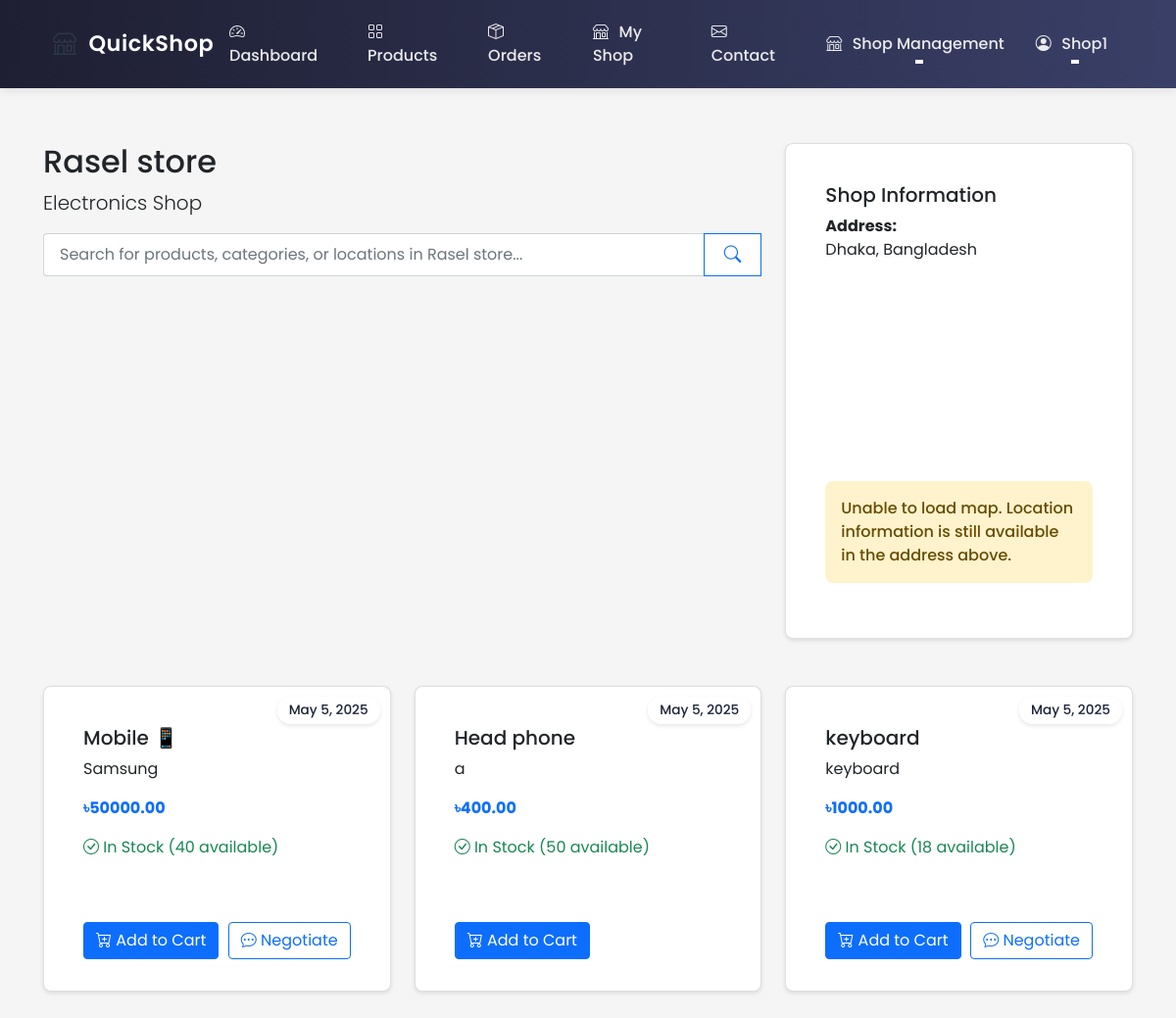
The page /shop/2 (signed in) on the database its author committed.
### ecommerce/models/user.py (models this page shows, shortened)
class User(UserMixin, db.Model):
    id = db.Column(db.Integer, primary_key=True)
    username = db.Column(db.String(80), unique=True, nullable=False)
    email = db.Column(db.String(120), unique=True, nullable=False)
    password_hash = db.Column(db.String(128))
    role = db.Column(db.String(20), nullable=False, default='user')  # user, shop_owner, delivery, admin
    location_lat = db.Column(db.Float)
    location_lng = db.Column(db.Float)
    address = db.Column(db.String(200))
    created_at = db.Column(db.DateTime, default=datetime.utcnow)
    updated_at = db.Column(db.DateTime, default=datetime.utcnow, onupdate=datetime.utcnow)
    is_active = db.Column(db.Boolean, default=True)
    orders = db.relationship('Order', lazy=True, foreign_keys='Order.customer_id')
    shop = db.relationship('Shop', backref='owner', lazy=True, uselist=False)
    deliveries = db.relationship('Order', backref='assigned_delivery_person', lazy=True,
                               foreign_keys='Order.delivery_person_id')

### ecommerce/models/shop.py (models this page shows, shortened)
class Shop(db.Model):
    id = db.Column(db.Integer, primary_key=True)
    name = db.Column(db.String(100), nullable=False)
    description = db.Column(db.Text)
    about = db.Column(db.Text)  # New field for shop-specific About content
    owner_id = db.Column(db.Integer, db.ForeignKey('user.id'), nullable=False)
    location_lat = db.Column(db.Float, nullable=False)
    location_lng = db.Column(db.Float, nullable=False)
    address = db.Column(db.String(200), nullable=False)
    phone = db.Column(db.String(20))
    email = db.Column(db.String(120))
    website = db.Column(db.String(200))
    business_hours = db.Column(db.Text)  # Stored as JSON string
    created_at = db.Column(db.DateTime, default=datetime.utcnow)
    is_active = db.Column(db.Boolean, default=True)
    products = db.relationship('Product', backref='shop', lazy=True)
    orders = db.relationship('Order', backref='shop', lazy=True)

class Product(db.Model):
    id = db.Column(db.Integer, primary_key=True)
    name = db.Column(db.String(100), nullable=False)
    description = db.Column(db.Text)
    price = db.Column(db.Float, nullable=False)
    stock = db.Column(db.Integer, nullable=False, default=0)
    shop_id = db.Column(db.Integer, db.ForeignKey('shop.id'), nullable=False)
    image_url = db.Column(db.String(255))
    category = db.Column(db.String(50))  # Add category field
    created_at = db.Column(db.DateTime, default=datetime.utcnow)
    min_price = db.Column(db.Float)  # Minimum acceptable price
    max_discount_percentage = db.Column(db.Float, default=20.0)  # Maximum allowed discount
    continue_iteration = db.Column(db.Boolean, default=False)  # Whether to continue negotiation after max discount
    def is_negotiable(self):
        return self.min_price is not None and self.min_price < self.price

### ecommerce/routes/shop.py (the view)
@shop_bp.route('/<int:shop_id>')
def view(shop_id):
    shop = Shop.query.get_or_404(shop_id)
    return render_template('shop/view.html', shop=shop)

### ecommerce/templates/shop/view.html (shortened to what this page needs)
{% extends "base.html" %}
{% block content %}
<div class="container mt-4">
    <div class="row mb-4">
        <div class="col-md-8">
            <h2>{{ shop.name }}</h2>
            <p class="lead">{{ shop.description }}</p>
            <form class="search-form mb-4" action="{{ url_for('main.search') }}" method="GET">
                <div class="input-group">
                    <input class="form-control search-input" type="search" name="q"
                           placeholder="Search for products, categories, or locations in {{ shop.name }}..."
                           value="{{ request.args.get('q', '') }}"
                           aria-label="Search" autocomplete="off">
                    <button class="btn btn-outline-primary" type="submit">
                        <i class="bi bi-search"></i>
                    </button>
                </div>
            </form>
        </div>
        <div class="col-md-4">
            <div class="card">
                <div class="card-body">
                    <h5 class="card-title">Shop Information</h5>
                    <p><strong>Address:</strong><br>
                    {{ shop.address }}</p>
                    <div id="map" style="height: 200px;"></div>
                    <div id="mapError" class="alert alert-warning mt-2" style="display: none;">
                        Unable to load map. Location information is still available in the address above.
                    </div>
                </div>
            </div>
        </div>
    </div>
    <div class="row">
        {% for product in shop.products %}
            <div class="col-md-4 mb-4">
                <div class="card h-100 product-card">
                    <span class="date-badge">May 5, 2025</span>
                    <div class="card-body">
                        <h5 class="card-title">{{ product.name }}</h5>
                        <p class="card-text">{{ product.description[:100] }}{% if product.description|length > 100 %}...{% endif %}</p>
                        <p class="card-text">
                            <strong class="text-primary">৳{{ "%.2f"|format(product.price) }}</strong>
                        </p>
                        {% if product.stock > 0 %}
                            <p class="text-success">
                                <i class="bi bi-check-circle"></i> In Stock ({{ product.stock }} available)
                            </p>
                        {% else %}
                            <p class="text-danger">
                                <i class="bi bi-x-circle"></i> Out of Stock
                            </p>
                        {% endif %}
                    </div>
                    <div class="card-footer bg-transparent border-top-0 d-flex justify-content-between">
                        {% if product.stock > 0 %}
                            <button class="btn btn-primary add-to-cart"
                                    data-product-id="{{ product.id }}"
                                    data-product-name="{{ product.name }}">
                                <i class="bi bi-cart-plus"></i> Add to Cart
                            </button>
                            {% if product.is_negotiable() %}
                                <button class="btn btn-outline-primary negotiate-price"
                                        data-product-id="{{ product.id }}"
                                        data-product-name="{{ product.name }}"
                                        data-price="{{ product.price }}">
                                    <i class="bi bi-chat-dots"></i> Negotiate
                                </button>
                            {% endif %}
                        {% else %}
                            <button class="btn btn-secondary" disabled>Out of Stock</button>
                        {% endif %}
                    </div>
                </div>
            </div>
        {% else %}
            <div class="col-12">
                <div class="alert alert-info">
                    No products available in this shop yet.
                </div>
            </div>
        {% endfor %}
    </div>
</div>
{% endblock %}

### ecommerce/templates/base.html (shortened to what this page needs)
<!DOCTYPE html>
<html lang="en">
<head>
    <link href="https://cdn.jsdelivr.net/npm/bootstrap@5.1.3/dist/css/bootstrap.min.css" rel="stylesheet">
    <link rel="stylesheet" href="https://cdn.jsdelivr.net/npm/bootstrap-icons@1.7.2/font/bootstrap-icons.css">
    <link rel="stylesheet" href="{{ url_for('static', filename='css/style.css') }}">
</head>
<body class="d-flex flex-column min-vh-100">
    <nav class="navbar navbar-expand-lg navbar-light">
        <div class="container">
            <a class="logo" href="{{ url_for('main.index') }}">
                <span class="logo-icon">
                    <i class="bi bi-shop"></i>
                </span>
                <span class="logo">QuickShop</span>
            </a>
            <div class="collapse navbar-collapse" id="navbarNav">
                <ul class="navbar-nav me-auto">
                    {% if not current_user.is_authenticated %}
                    <li class="nav-item">
                        <a class="nav-link" href="{{ url_for('main.index') }}">
                            <i class="bi bi-house-door"></i> Home
                        </a>
                    </li>
                    <li class="nav-item">
                        <a class="nav-link" href="{{ url_for('main.about') }}">
                            <i class="bi bi-info-circle"></i> About QuickShop
                        </a>
                    </li>
                    {% elif current_user.is_authenticated and current_user.role == 'shop_owner' %}
                    <li class="nav-item">
                        <a class="nav-link" href="{{ url_for('shop.dashboard') }}">
                            <i class="bi bi-speedometer2"></i> Dashboard
                        </a>
                    </li>
                    <li class="nav-item">
                        <a class="nav-link" href="{{ url_for('shop.manage') }}">
                            <i class="bi bi-grid"></i> Products
                        </a>
                    </li>
                    <li class="nav-item">
                        <a class="nav-link" href="{{ url_for('shop.orders') }}">
                            <i class="bi bi-box-seam"></i> Orders
                        </a>
                    </li>
                    {% if current_user.shop %}
                    <li class="nav-item">
                        <a class="nav-link" href="{{ url_for('shop.about', shop_id=current_user.shop.id) }}">
                            <i class="bi bi-shop"></i> My Shop
                        </a>
                    </li>
                    {% endif %}
                    {% endif %}
                    <li class="nav-item">
                        <a class="nav-link" href="{{ url_for('main.contact_page') }}">
                            <i class="bi bi-envelope"></i> Contact
                        </a>
                    </li>
                </ul>
                <ul class="navbar-nav ms-auto">
                    {% if current_user.is_authenticated %}
                        {% if current_user.role == 'admin' %}
                        <li class="nav-item">
                            <a class="nav-link" href="{{ url_for('admin.dashboard') }}">
                                <i class="bi bi-speedometer2"></i> Admin Panel
                            </a>
                        </li>
                        <li class="nav-item dropdown">
                            <a class="nav-link dropdown-toggle" href="#" role="button" data-bs-toggle="dropdown">
                                <i class="bi bi-gear"></i> Manage
                            </a>
                            <ul class="dropdown-menu">
                                <li><a class="dropdown-item" href="{{ url_for('admin.orders') }}">
                                    <i class="bi bi-box-seam"></i> Orders
                                </a></li>
                                <li><a class="dropdown-item" href="{{ url_for('admin.manage_shops') }}">
                                    <i class="bi bi-shop"></i> Shops
                                </a></li>
                                <li><a class="dropdown-item" href="{{ url_for('admin.settings') }}">
                                    <i class="bi bi-gear"></i> Settings
                                </a></li>
                            </ul>
                        </li>
                        {% elif current_user.role == 'shop_owner' %}
                        <li class="nav-item dropdown">
                            <a class="nav-link dropdown-toggle" href="#" role="button" data-bs-toggle="dropdown">
                                <i class="bi bi-shop"></i> Shop Management
                            </a>
                        </li>
                        {% endif %}
                        <li class="nav-item dropdown">
                            <a class="nav-link dropdown-toggle" href="#" role="button" data-bs-toggle="dropdown">
                                <i class="bi bi-person-circle"></i> {{ current_user.username }}
                            </a>
                        </li>
                    {% endif %}
                </ul>
            </div>
        </div>
    </nav>
    <main class="flex-shrink-0">
        {% block content %}{% endblock %}
    </main>
</body>
</html>

### ecommerce/static/css/style.css (style rules this page uses)
* { margin: 0; padding: 0; box-sizing: border-box; }
html { height: 100%; }
body { font-family: 'Poppins', sans-serif; background-color: #f5f5f5; min-height: 100vh; display: flex; flex-direction: column; }
.logo { display: flex; align-items: center; gap: 0.75rem; text-decoration: none; }
.logo-icon { display: inline-flex; align-items: center; justify-content: center; font-size: 1.5rem; color: #2D3748; }
main { flex: 1 0 auto; padding: 2rem; width: 100%; max-width: 1200px; margin: 0 auto; }
.navbar { background: linear-gradient(to right, #1e1f32, #3a3f67); padding: 0.8rem 0; box-shadow: 0 2px 10px rgba(0, 0, 0, 0.1); position: sticky; top: 0; z-index: 1000; }
.navbar .container { padding: 0 1.5rem; }
.navbar-brand, .logo { color: #ffffff !important; font-size: 1.4rem; font-weight: 600; letter-spacing: 0.5px; padding: 0; }
.navbar .nav-link { color: rgba(255, 255, 255, 0.9) !important; font-weight: 500; padding: 0.5rem 1rem !important; transition: all 0.3s ease; position: relative; }
.navbar .nav-link::after { content: ''; position: absolute; bottom: 0; left: 50%; width: 0; height: 2px; background: #ffffff; transition: all 0.3s ease; transform: translateX(-50%); }
.navbar .nav-item .nav-link i { margin-right: 0.4rem; }
.alert { border: none; border-radius: 8px; font-weight: 500; }
.card { background: white; border-radius: 8px; box-shadow: 0 2px 4px rgba(0,0,0,0.1); padding: 1.5rem; margin-bottom: 1.5rem; }
.product-card { position: relative; }
.date-badge { position: absolute; top: 10px; right: 10px; background-color: rgba(255, 255, 255, 0.9); color: #1b2337; padding: 0.25rem 0.75rem; border-radius: 20px; font-size: 0.85rem; font-weight: 500; box-shadow: 0 2px 4px rgba(0,0,0,0.1); z-index: 1; }
.search-form { width: 100%; max-width: 800px; margin: 0 auto; }
.search-form .input-group { background: #fff; border-radius: 8px; transition: all 0.3s ease; }
.search-form .search-input { border-right: none; padding-left: 1rem; font-size: 1rem; }
.search-form .btn { padding: 0.5rem 1.25rem; display: flex; align-items: center; justify-content: center; }
.search-form .btn i { font-size: 1.1rem; }
#map { width: 100%; height: 100%; }

### rows shown on the page
User: username "Shop1"
Shop: name "Rasel store", description "Electronics Shop", q "Search for products, categories, or locations in Rasel store...", address "Dhaka, Bangladesh"
Product: name "Mobile 📱", description "Samsung", price "50000.00", stock "40"
Product: name "Head phone", description "a", price "400.00", stock "50"
Product: name "keyboard", description "keyboard", price "1000.00", stock "18"
